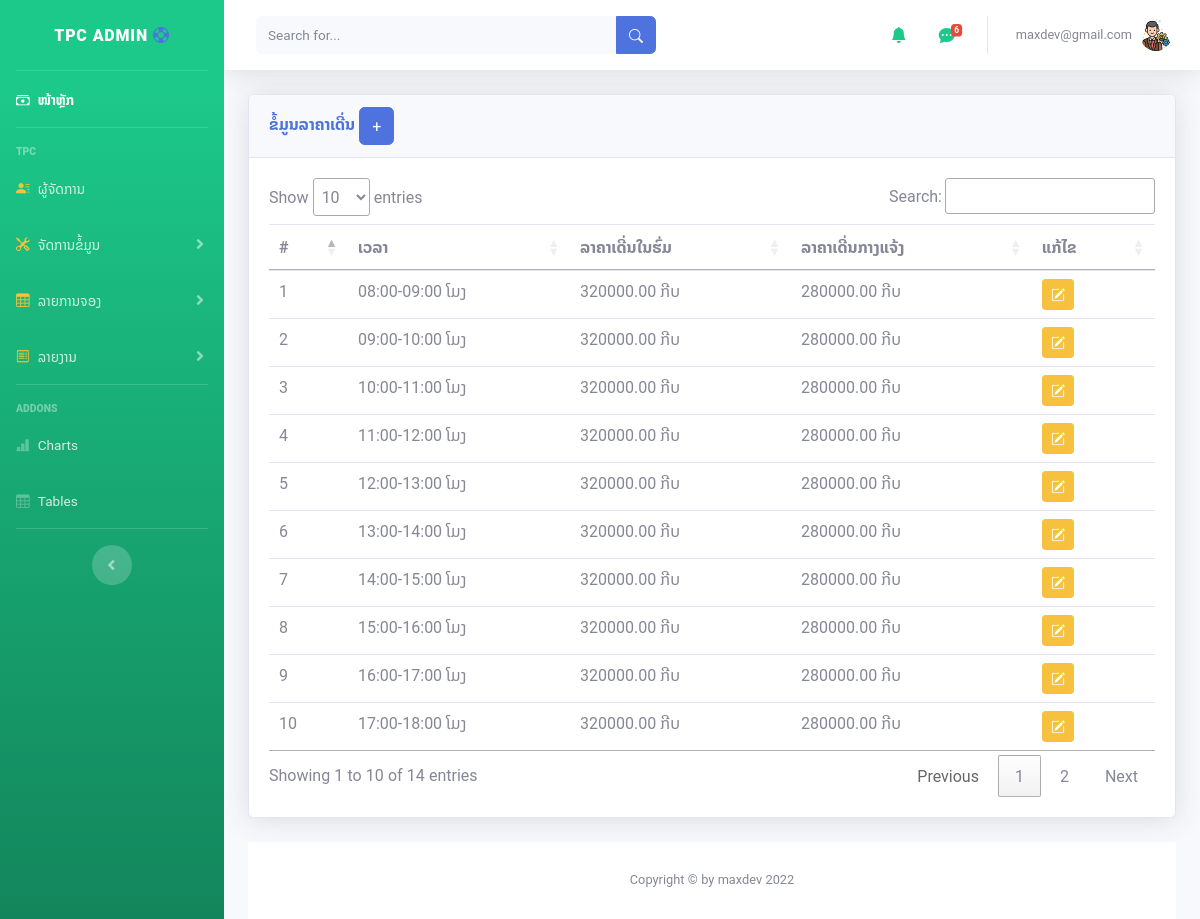
/admin/price.php (signed in), run on the app's committed database.
### tables this page shows
CREATE TABLE `price` (
  `id` int(10) NOT NULL,
  `time_id` int(10) NOT NULL,
  `price_court1` float(10,2) NOT NULL,
  `price_court2` float(10,2) NOT NULL,
  `court1` int(2) NOT NULL DEFAULT 1,
  `court2` int(2) NOT NULL DEFAULT 2,
  `date_save` timestamp NOT NULL DEFAULT current_timestamp() ON UPDATE current_timestamp()
);

### admin/price.php (the view, shortened to what this page needs)
<?php
include('includes/header.php');
include('includes/navbar.php');
include('database/dbconfig.php');
?>
<div class="container-fluid">
  <div class="card shadow mb-4">
    <div class="card-header py3">
      <h6 class="m-0 font-weight-bold text-primary">ຂໍ້ມູນລາຄາເດີ່ນ
        <button type="button" class="btn btn-primary" data-toggle="modal" data-target="#addadminprofile">
          +
        </button>
      </h6>
    </div>
    <div class="card-body">
      <div class="table-responsive">
        <?php
        $query = "SELECT * FROM price";
        $query_run = mysqli_query($connection, $query);
        ?>
        <table class="table " id="dataTable" width="100%" cellspacing="0">
          <thead>
            <tr>
              <th> # </th>
              <th> ເວລາ</th>
              <th> ລາຄາເດີ່ນໃນຮົ່ມ </th>
              <th> ລາຄາເດີ່ນກາງແຈ້ງ </th>
              <th>ແກ້ໄຂ</th>
            </tr>
          </thead>
          <tbody>
            <?php
            if (mysqli_num_rows($query_run) > 0) {
              while ($row = mysqli_fetch_assoc($query_run)) {
            ?>
                <tr>
                  <td><?php echo $row['id']; ?></td>
                  <td><?php $time = $row['time_id'];
                      if ($time == 1) {
                        echo "08:00-09:00";
                      } elseif ($time == 2) {
                        echo  "09:00-10:00";
                      } elseif ($time == 3) {
                        echo  "10:00-11:00";
                      } elseif ($time == 4) {
                        echo  "11:00-12:00";
                      } elseif ($time == 5) {
                        echo  "12:00-13:00";
                      } elseif ($time == 6) {
                        echo  "13:00-14:00";
                      } elseif ($time == 7) {
                        echo  "14:00-15:00";
                      } elseif ($time == 8) {
                        echo  "15:00-16:00";
                      } elseif ($time == 9) {
                        echo  "16:00-17:00";
                      } elseif ($time == 10) {
                        echo  "17:00-18:00";
                      } elseif ($time == 11) {
                        echo  "18:00-19:00";
                      } elseif ($time == 12) {
                        echo  "19:00-20:00";
                      } elseif ($time == 13) {
                        echo  "20:00-21:00";
                      } elseif ($time == 14) {
                        echo  "21:00-22:00";
                      }
                      ?>
                  ໂມງ</td>
                  <td><?php echo $row['price_court1']; ?> ກີບ</td>
                  <td><?php echo $row['price_court2']; ?> ກີບ</td>
                  <td>
                    <form action="price_edit.php" method="post">
                      <button type="submit" name="edit_btn" class="btn btn-warning btn-sm"><i class="bi bi-pencil-square">
                        </i></button>
                    </form>
                  </td>
                </tr>
            <?php
              }
            } else {
              echo "No Record Found";
            }
            ?>
          </tbody>
        </table>
      </div>
    </div>
  </div>
  <?php include('includes/script.php');
  include('includes/footer.php');
  ?>

### data on the page
price: id "1", shows "08:00-09:00", price_court1 "320000.00", price_court2 "280000.00"
price: id "2", shows "09:00-10:00", price_court1 "320000.00", price_court2 "280000.00"
price: id "3", shows "10:00-11:00", price_court1 "320000.00", price_court2 "280000.00"
price: id "4", shows "11:00-12:00", price_court1 "320000.00", price_court2 "280000.00"
price: id "5", shows "12:00-13:00", price_court1 "320000.00", price_court2 "280000.00"
price: id "6", shows "13:00-14:00", price_court1 "320000.00", price_court2 "280000.00"
price: id "7", shows "14:00-15:00", price_court1 "320000.00", price_court2 "280000.00"
price: id "8", shows "15:00-16:00", price_court1 "320000.00", price_court2 "280000.00"
price: id "9", shows "16:00-17:00", price_court1 "320000.00", price_court2 "280000.00"
price: id "10", shows "17:00-18:00", price_court1 "320000.00", price_court2 "280000.00"

### other printed values
$count "6"
$_SESSION['name'] "maxdev@gmail.com"
